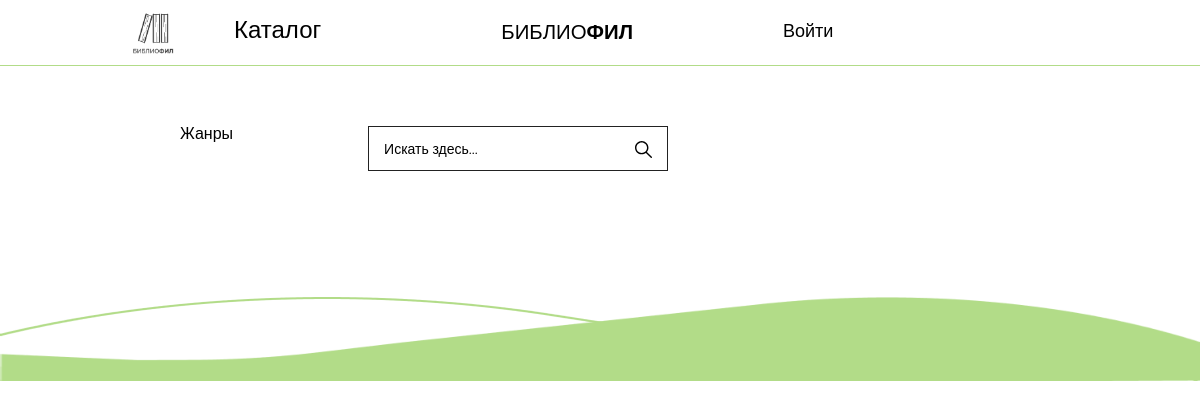
/, run on an earlier commit of the app's database.
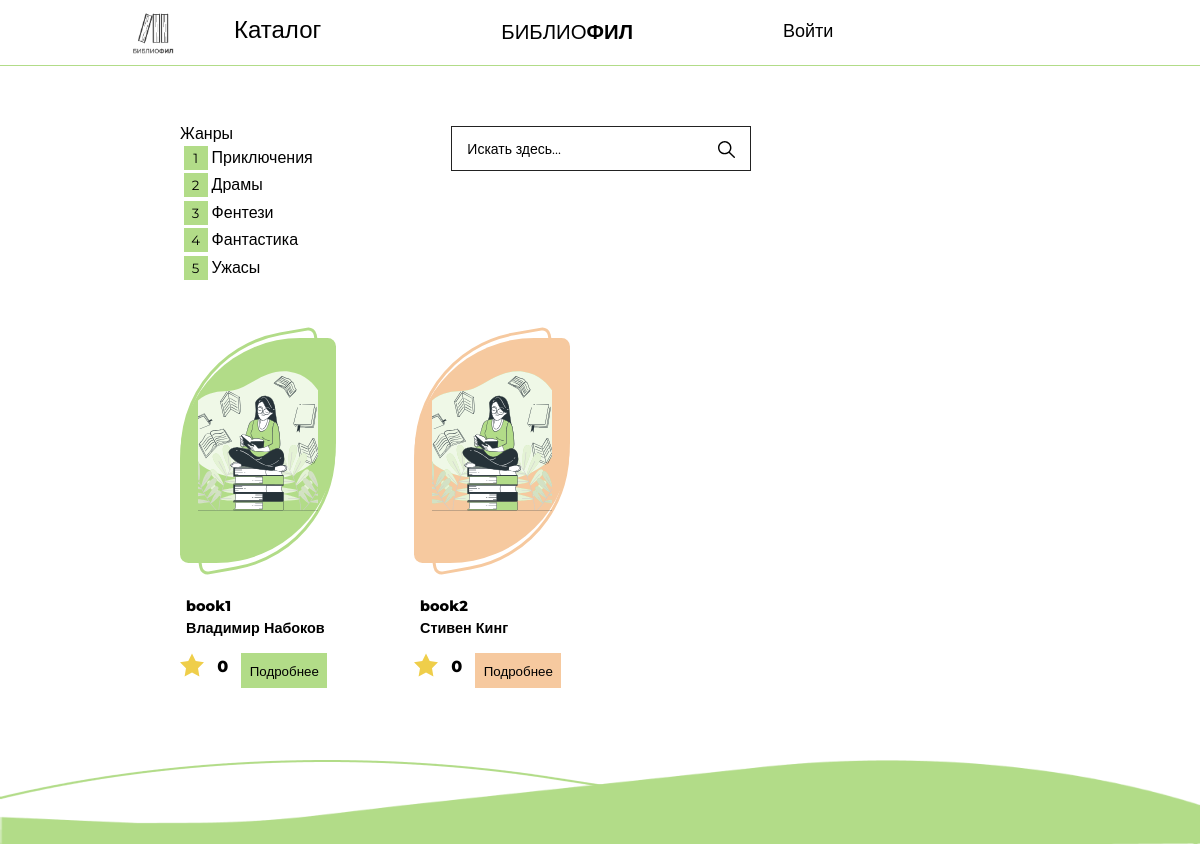
And on a later commit of the database.
### tables this page shows
CREATE TABLE `genres` (
  `id` int NOT NULL,
  `name` varchar(255) NOT NULL
);

CREATE TABLE `books` (
  `id` int NOT NULL,
  `title` varchar(255) NOT NULL,
  `description` text NOT NULL,
  `year` int NOT NULL,
  `image` varchar(255) NOT NULL,
  `rate` double NOT NULL,
  `rate_count` int NOT NULL
);

### index.php (called while the page is built)
<?
require $_SERVER['DOCUMENT_ROOT'] . '/app/views/catalog.php';
?>

### app/database/db_connect.php (called while the page is built, shortened)
<?
class PDOConnect extends PDO
{
    function __construct()
    {
        $this->DSN = "mysql:host=" . self::HOST . ";dbname=" . self::DB . ";";
        $this->OPD = array(
            PDO::ATTR_ERRMODE => PDO::ERRMODE_EXCEPTION,
            PDO::ATTR_DEFAULT_FETCH_MODE => PDO::FETCH_ASSOC,
            PDO::ATTR_EMULATE_PREPARES => false,
        );
        try {
            $this->PDO = new PDO($this->DSN, self::USER, self::PASS, $this->OPD);
        }
        catch (PDOException $e) {
            echo $e->getMessage();
        }
    }
}

### app/controllers/_functions.php (called while the page is built, shortened)
<?
require $_SERVER['DOCUMENT_ROOT'] . '/app/database/db_connect.php';
function getBooks($PDO)
{
    $sql = "SELECT
    books.*,
    GROUP_CONCAT(DISTINCT authors.name SEPARATOR ', ') AS 'authors',
    GROUP_CONCAT(DISTINCT genres.name SEPARATOR ', ') AS 'genres'
    FROM books_authors
    LEFT JOIN books ON books.id = books_authors.book_id
    LEFT JOIN authors ON authors.id = books_authors.author_id
    LEFT JOIN books_genres ON books_genres.book_id = books.id
    LEFT JOIN genres ON genres.id = books_genres.genre_id
    GROUP BY books.id";
    $statement = $PDO->PDO->prepare($sql);
    $statement->execute();
    $books_array = $statement->fetchAll();
    return $books_array;
}
function getGenres($PDO)
{
    $sql = "SELECT * FROM genres";
    $statement = $PDO->PDO->prepare($sql);
    $statement->execute();
    $genres_array = $statement->fetchAll();
    return $genres_array;
}

### app/views/catalog.php (the view, shortened to what this page needs)
<?php
require $_SERVER['DOCUMENT_ROOT'] . '/app/controllers/_functions.php';
?>
<!DOCTYPE html>
<html lang="en">
<head>
    <link rel="stylesheet" href="./assets/css/reset.css">
    <link rel="stylesheet" href="./assets/css/style.css">
    <link rel="stylesheet" href="./assets/css/search.css">
</head>
<body>
    <header>
        <nav>
            <div class="nav">
                <li><img class="logotip" src="/assets/img/wepik-hand-drawn-monocolor-publisher-logo-20221023-95419.png" alt="картинку съел таракан"></li>
                <li><a class="catalog" href="/index.php">Каталог</a></li>
                <li>
                    <div class="logo">
                        <p class="biblio">БИБЛИО</p>
                        <p class="fil">ФИЛ</p>
                    </div>
                </li>
                <li>
                    <?
                    if (isset($_SESSION['user']['login'])) {
                        echo '<img alt="profile" class="ava" src="' . $_SESSION['user']['user_image'] . '">' .
                            '<li><a class="user" href="#!">' . $_SESSION['user']['login'] . '</a></li>' .
                            '<li><a class="exit" href="./app/controllers/logoutController.php">Выйти</a></li>';
                    } else {
                        echo '<li><a class="exit" href="/app/views/autoriz.php">Войти</a></li>';
                    }
                    ?>
                </li>
            </div>
        </nav>
    </header>
    <div class="container">
        <div class="searchdiv">
            <div class="genre__link">
                <form action="" method="post">
                    <p>Жанры</p>
                    <?php
                    $genres_array = getGenres($PDO);
                    foreach ($genres_array as $genre) {
                        echo '
                        <div class="genre__search">
                       <input id="genre" class="genre__submit" name="genre" type="submit" value="' . $genre['id'] . '">
                        <label  for="genre">'.$genre['name'].'</label> </div>
                        ';
                    }
                    ?>
                </form>
            </div>
            <div class="search_box">
                <form action="">
                    <input type="text" autocomplete="off" id="search" name="search" placeholder="Искать здесь...">
                    <input disabled type="submit">
                </form>
            </div>
        </div>
        <div class="grid">
            <?
            $books_array = getBooks($PDO);
            $i=0;
            foreach ($books_array as $book):
                echo '
                <form action="/app/controllers/_displayBookController.php" method="POST">
                <div class="first">
                <div class="cover__catalog">
                    <div class="solid__catalog NoFillColor'.$i.'"></div>
                    <div class="solid__fill__catalog FillColor'.$i.'"></div>
                    <img class="cover__img__catalog" src="../../' . $book['image'] . '" alt="артинку съел таракан">
                </div>
                <div class="namebook">
                    <h4>' . $book['title'] . '</h4>
                    <input name="id" style="display:none;" type="text" value="'.$book['id']. '">
                    <h4>'.$book['authors'].'</h4>
                </div>
                <div class="raitbut">
                    <img src="/assets/img/star-svgrepo-com.svg" alt="картинку съел таракан">
                    <p>' . $book['rate'] . '</p>
                    <button class="buttonfill FillColor'.$i.'" type="submit">Подробнее</button>
                </div>
            </div></form>
                ';
                $i++;
            endforeach;
            ?>
        </div>
    </div>
    <footer>
        <img src="/assets/img/Rectangle 3.png" alt="картинку съел таракан">
    </footer>
</body>
</html>

### assets/css/style.css (style rules this page uses)
* { list-style-type: none; padding: 0; margin: 0; box-sizing: border-box; }
header { padding: 1vw 15vw 2vw 1vw; height: 5.5vw; border: solid #B2DC88; border-width: 0 0 0.15vw; }
.nav { width: 80%; display: flex; font-size: 1.7vw; margin-left: 10vw; }
.logotip { width: 3.5vw; height: 3.5vw; }
.logo { display: flex; margin: 0.8vw 10vw; }
.biblio { font-weight: 500; }
.fil { font-weight: 800; }
.catalog { font-size: 2vw; text-decoration: none; color: black; margin: 0.5vw 5vw 0 5vw; float: left; }
.exit { float: right; font-size: 1.5vw; text-decoration: none; color: black; margin: 0.8vw 0 0 2.5vw; }
.container { padding: 1vw 10vw 3vw 15vw; }
footer img { position: absolute; width: 100%; height: 7vw; margin-top: 3vw; }
.search input, button { border: none; outline: none; background: transparent; }
.searchdiv { display: flex; margin: 4vw 0vw 4.5vw 0; }
.first { width: 13.5vw; }
.cover__catalog { display: flex; }
.buttonfill { padding: 0.8vw 0.7vw; background-color: #B2DC88; cursor: pointer; }
.FillColor1 { background-color: #F6C99F; }
.cover__img__catalog { height: 15.8vw; width: 10vw; position: absolute; margin: 1vw 0vw 0vw 1.5vw; object-fit: cover; }
h4 { font-size: 1.2vw; font-weight: 800; margin: 0.6vw 0 0 0; }
.namebook { margin: 3vw 0 1.5vw 0.5vw; }
.raitbut { display: flex; }
.raitbut img { height: 2vw; }
.raitbut p { margin: 0.5vw 1.1vw; font-weight: 800; }
.grid { display: grid; grid-template-columns: 1fr 1fr 1fr 1fr; gap: 7vw 3vw; }
.genre__submit { padding: 0.15vw; height: 2vw; width: 2vw; background-color: #B2DC88; border: 0.05vw; }
.genre__search { margin: 0.3vw; }

### assets/css/search.css (style rules this page uses)
.search_box { position: relative; width: 300px; left: 15%; }
.search_box input[type="text"] { display: block; width: 100%; height: 45px; line-height: 35px; padding: 0; margin: 0; border: 1px solid ; outline: none; overflow: hidden; background-color: rgb(255, 255, 255); text-indent: 15px; font-size: 14px; color: #222; }
.search_box input[type="submit"] { display: inline-block; width: 17px; height: 17px; padding: 0; margin: 0; border: 0; outline: 0; overflow: hidden; text-indent: -999px; background: url('/assets/img/search-svgrepo-com.svg') 0 0 no-repeat; position: absolute; top: 15px; right: 16px; }

What changed in the data, as far as the page shows it:
added genres: genre "1", name "Приключения"
added genres: genre "2", name "Драмы"
added genres: genre "3", name "Фентези"
added genres: genre "4", name "Фантастика"
added genres: genre "5", name "Ужасы"
added books: image (picture), title "book1", authors "Владимир Набоков", rate "0"
added books: image (picture), title "book2", authors "Стивен Кинг", rate "0"
